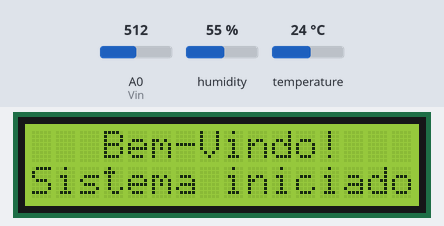
This sketch was run on a simulated Arduino Uno, built with avr-gcc and run on an emulated ATmega328P. On the bench: 16×2 character LCD. Inputs (shaded band) come from the test bench; at power-on: A0 (Vin) = 512, humidity 55 %, temperature 24 °C. The modem accepts every AT command (registered, SIM ready, sends succeed) and sends nothing else; what the sketch prints to the serial monitor is not drawn.

Above: at 0.1 s.
At 4.9 s:
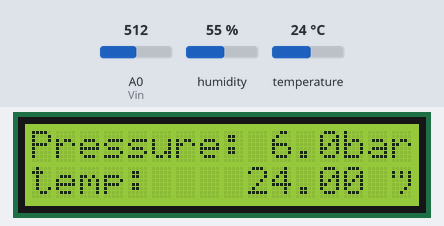

The sketch:

GasPressureProject.ino
```cpp
/*
   By Frederico Zile
   fczile@gmail.com
 * */

#include <SoftwareSerial.h>
#include <String.h>
#include <SPI.h>
#include <Wire.h>
#include <LiquidCrystal_I2C.h>
#include <DHT.h>
#include "Timer.h"

#define DHTPIN 2    // modify to the pin we connected

#define DHTTYPE DHT21   // AM2301

/*
  SCL A5
  SDA A4
*/
SoftwareSerial sim(12, 13);//D7-13  D8=15 TX RX
LiquidCrystal_I2C display(0x3F, 16, 2);
DHT dht(DHTPIN, DHTTYPE);
Timer tempo;

String numero = "+258848856808";//
int sensorVal;
float voltage, pressure_pascal, pressure_bar, pressure_psi;

/////////////Temperatura////////////////////
float V;
float tempC;
float temp1;
float calibration;
float Rx;
//float C = 71.9336;
//float slope = 139.6071;
float C = 68.583;
float slope = 195.45;
float R0 = 100.0;
float alpha = 0.00385;
int Vin = A0; // Vin is Analog Pin A0


void setup() {
  Serial.begin(9600);
  dht.begin();
  sim.begin(9600);
  display.init();
  display.backlight();
  display.setCursor(3, 0);
  display.print("Bem-Vindo!");
  display.setCursor(0, 1);
  display.print("Sistema iniciado");
  delay(1000);
  pinMode(Vin, INPUT);
  //analogReference(INTERNAL);
  //tempo.every(100, takeReading);

  Serial.println("Time, Raw reading, Corrected reading");
  comeco();
}
void comeco()
{
  sim.println("AT+CMGF=1");
  delay(1000);
  sim.println("AT+CMGS=\"" + numero + "\"\r");
  delay(1000);
  sim.println("Sistema iniciado. Veja os dados da leitura em tempo real em: https://thingspeak.com/channels/1134042/widgets/213604 ");
  delay(100);
  sim.println((char)26);
  delay(1000);
}
void loop() {
  //tempo.update();
  float h = dht.readHumidity();
  float t = dht.readTemperature();

  //temperatura pt100
  V = (analogRead(Vin) / 1023.0) * 1.1;
  Rx = V * slope + C;
  temp1 = (Rx / R0 - 1.0) / alpha;
  calibration = 0.3 + (0.005 * temp1);
  tempC = temp1 - calibration;

  if (isnan(t) || isnan(h))
  {
    Serial.println("Falha na leitura do sensor de temperatura externo");
  }
  else
  {
    Serial.print("Humidade: ");
    Serial.print(h);
    Serial.print(" %\t");
    Serial.print("TemperaturaExterna: ");
    Serial.print(t);
    Serial.println(" *C");
    delay(400);

    sensorVal = analogRead(A0);
    Serial.print("Sensor Value: ");
    Serial.print(sensorVal);

    voltage = (sensorVal * 5.0) / 1024.0;
    Serial.print("  Volts: ");
    Serial.print(voltage);

    pressure_pascal = (3.0 * ((float)voltage - 0.47)) * 1000000.0;
    pressure_bar = pressure_pascal / 10e5;
    pressure_psi = pressure_bar * 14.05;
    Serial.print("  Pressure = ");
    Serial.print(pressure_bar);
    Serial.println(" bars");
    Serial.print("Pressure = ");
    Serial.print(pressure_psi);
    Serial.println(" psi");


    display.clear();
    display.setCursor(0, 0);
    display.print("Pressure: ");
    display.setCursor(10, 0);
    display.print(pressure_bar);
    display.setCursor(13, 0);
    display.print("bar");
    display.setCursor(0, 1);
    display.print("temp: ");
    display.setCursor(9, 1);
    display.print(t);
    display.setCursor(14, 1);
    display.println(" °C");
    post();
    esperar();
  }
}
void post()
{
  float h = dht.readHumidity();
  float t = dht.readTemperature();

  sensorVal = analogRead(A0);
  voltage = (sensorVal * 5.0) / 1024.0;
  pressure_pascal = (3.0 * ((float)voltage - 0.47)) * 1000000.0;
  pressure_bar = pressure_pascal / 10e5;
  pressure_psi = pressure_bar * 14.05;

  V = (analogRead(Vin) / 1023.0) * 1.1;
  Rx = V * slope + C;
  temp1 = (Rx / R0 - 1.0) / alpha;
  calibration = 0.3 + (0.005 * temp1);
  tempC = temp1 - calibration;

  if (sim.available())
    Serial.write(sim.read());

  sim.println("AT");
  delay(1000);
  sim.println("AT+CPIN?");
  delay(1000);
  sim.println("AT+CREG?");
  delay(1000);
  sim.println("AT+CGATT?");
  delay(1000);
  sim.println("AT+CIPSHUT");
  delay(1000);
  sim.println("AT+CIPSTATUS");
  delay(2000);
  sim.println("AT+CIPMUX=0");
  delay(2000);
  ShowSerialData();
  sim.println("AT+CSTT=\"internet\"");
  delay(1000);
  ShowSerialData();
  sim.println("AT+CIICR");
  delay(3000);
  ShowSerialData();
  sim.println("AT+CIFSR");
  delay(2000);
  ShowSerialData();
  sim.println("AT+CIPSPRT=0");
  delay(3000);
  ShowSerialData();
  sim.println("AT+CIPSTART=\"TCP\",\"api.thingspeak.com\",\"80\"");
  delay(6000);
  ShowSerialData();
  sim.println("AT+CIPSEND");
  delay(4000);
  ShowSerialData();
  String str = "GET https://api.thingspeak.com/update?api_key=GVIF7QQYZWMU1IVU&field1=0" + String(pressure_bar) + "&field2=" + String(pressure_psi) + "&field3=" + String(tempC) + "&field4=" + String(t)+ "&field5=" + String(h);
  Serial.println(str);
  sim.println(str);
  delay(4000);
  ShowSerialData();
  sim.println((char)26);
  delay(5000);
  sim.println();
  ShowSerialData();
  sim.println("AT+CIPSHUT");
  delay(100);
  ShowSerialData();
}
void ShowSerialData()
{
  while (sim.available() != 0)
    Serial.write(sim.read());
  delay(5000);
}
void mensagem()
{
  float h = dht.readHumidity();
  float t = dht.readTemperature();
  sensorVal = analogRead(A0);
  voltage = (sensorVal * 5.0) / 1024.0;
  pressure_pascal = (3.0 * ((float)voltage - 0.47)) * 1000000.0;
  pressure_bar = pressure_pascal / 10e5;
  pressure_psi = pressure_bar * 14.05;

  V = (analogRead(Vin) / 1023.0) * 1.1;
  Rx = V * slope + C;
  temp1 = (Rx / R0 - 1.0) / alpha;
  calibration = 0.3 + (0.005 * temp1);
  tempC = temp1 - calibration;

  delay(100);
  sim.println("AT+CMGF=1");
  delay(1000);
  sim.println("AT+CMGS=\"" + numero + "\"\r");
  delay(1000);
  sim.print("A pressao eh ");
  sim.print(pressure_psi);
  sim.print("PSI");
  sim.print(" temperaturaExterna ");
  sim.print(t);
  sim.println("C ,");
  sim.print(" temperaturaPT100: ");
  sim.print(tempC);
  sim.println("graus.");
  delay(100);
  sim.println((char)50);
  delay(1000);
}
void esperar()
{
  for (int x = 1; x < 40; x++)
  {
    delay(30000);
    Serial.println("Meio segundo");
  }
}
/*
void takeReading() {
  V = (analogRead(Vin) / 1023.0) * 1.1;
  Rx = V * slope + C;
  temp1 = (Rx / R0 - 1.0) / alpha;
  calibration = 0.3 + (0.005 * temp1);
  tempC = temp1 - calibration;
  Serial.print("Bits: ");
  Serial.println(analogRead(Vin));
  Serial.print("Rx: ");
  Serial.println(Rx);
  Serial.print("Volts: ");
  Serial.println(V);
  Serial.print("temp1: ");
  Serial.println(temp1);
  Serial.print("tempC: ");
  Serial.println(tempC);
  delay(3000);
}
*/
```
